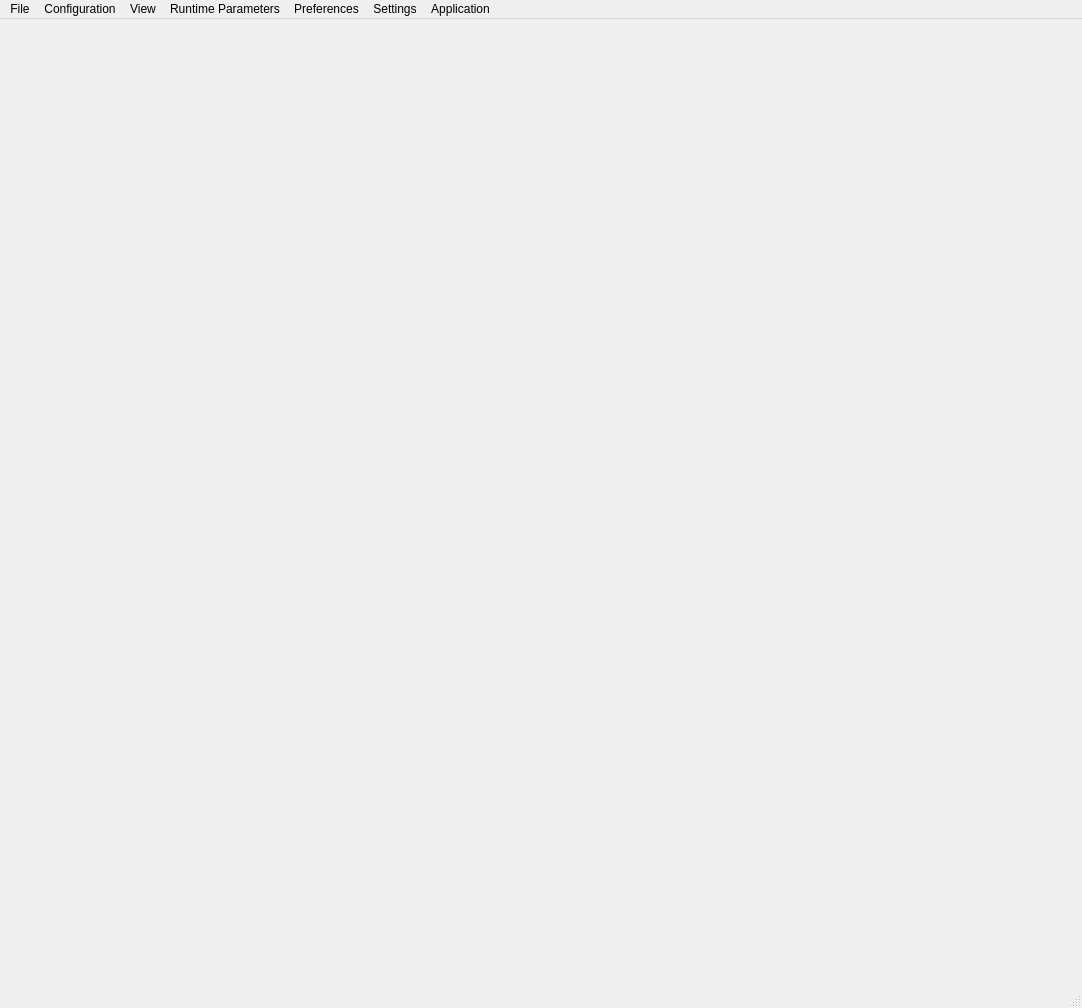
<?xml version="1.0" encoding="UTF-8"?>
<ui version="4.0">
 <class>MainWindow</class>
 <widget class="QMainWindow" name="MainWindow">
  <property name="geometry">
   <rect>
    <x>0</x>
    <y>0</y>
    <width>1082</width>
    <height>1008</height>
   </rect>
  </property>
  <property name="minimumSize">
   <size>
    <width>300</width>
    <height>200</height>
   </size>
  </property>
  <property name="windowTitle">
   <string>MainWindow</string>
  </property>
  <widget class="QWidget" name="centralwidget">
   <layout class="QGridLayout" name="gridLayout"/>
  </widget>
  <widget class="QMenuBar" name="menubar">
   <property name="geometry">
    <rect>
     <x>0</x>
     <y>0</y>
     <width>1082</width>
     <height>21</height>
    </rect>
   </property>
   <widget class="QMenu" name="menuFile">
    <property name="title">
     <string>File</string>
    </property>
    <addaction name="actionOpen"/>
    <addaction name="actionSave"/>
    <addaction name="actionSave_as"/>
   </widget>
   <widget class="QMenu" name="menuConfiguration">
    <property name="title">
     <string>Configuration</string>
    </property>
    <widget class="QMenu" name="menuOther_Components">
     <property name="title">
      <string>Other Components</string>
     </property>
     <addaction name="action"/>
    </widget>
    <widget class="QMenu" name="menuAudio_Nodes">
     <property name="title">
      <string>Audio Nodes</string>
     </property>
     <widget class="QMenu" name="menuStatus_audionode">
      <property name="title">
       <string>Status</string>
      </property>
     </widget>
     <widget class="QMenu" name="menuProperties_audionode">
      <property name="title">
       <string>Properties</string>
      </property>
     </widget>
     <widget class="QMenu" name="menuAvailable_audionodes">
      <property name="title">
       <string>Available Components</string>
      </property>
     </widget>
     <widget class="QMenu" name="menuCommands_audionode">
      <property name="title">
       <string>Commands</string>
      </property>
     </widget>
     <widget class="QMenu" name="menuConditions_audionode">
      <property name="title">
       <string>Conditions</string>
      </property>
     </widget>
     <addaction name="menuAvailable_audionodes"/>
     <addaction name="menuStatus_audionode"/>
     <addaction name="separator"/>
     <addaction name="menuProperties_audionode"/>
     <addaction name="menuCommands_audionode"/>
     <addaction name="menuConditions_audionode"/>
     <addaction name="separator"/>
     <addaction name="actionInformation_audionode"/>
    </widget>
    <widget class="QMenu" name="menuAudio_Technologies">
     <property name="title">
      <string>Audio Technologies</string>
     </property>
     <widget class="QMenu" name="menuAvailable_audiotechnologies">
      <property name="title">
       <string>Available Components</string>
      </property>
     </widget>
     <widget class="QMenu" name="menuStatus_audiotechnology">
      <property name="title">
       <string>Status</string>
      </property>
     </widget>
     <widget class="QMenu" name="menuProperties_audiotechnology">
      <property name="title">
       <string>Properties</string>
      </property>
     </widget>
     <widget class="QMenu" name="menuCommands_audiotechnology">
      <property name="title">
       <string>Commands</string>
      </property>
     </widget>
     <widget class="QMenu" name="menuConditions_audiotechnology">
      <property name="title">
       <string>Conditions</string>
      </property>
     </widget>
     <addaction name="menuAvailable_audiotechnologies"/>
     <addaction name="menuStatus_audiotechnology"/>
     <addaction name="separator"/>
     <addaction name="menuProperties_audiotechnology"/>
     <addaction name="menuCommands_audiotechnology"/>
     <addaction name="menuConditions_audiotechnology"/>
     <addaction name="separator"/>
     <addaction name="actionInformation_audiotechnology"/>
    </widget>
    <widget class="QMenu" name="menuAudio_Devices">
     <property name="title">
      <string>Audio Devices</string>
     </property>
     <widget class="QMenu" name="menuStatus_audiodevice">
      <property name="title">
       <string>Status</string>
      </property>
     </widget>
     <widget class="QMenu" name="menuAvailable_audiodevices">
      <property name="title">
       <string>Available Components</string>
      </property>
     </widget>
     <widget class="QMenu" name="menuProperties_audiodevice">
      <property name="title">
       <string>Properties</string>
      </property>
     </widget>
     <widget class="QMenu" name="menuCommands_audiodevice">
      <property name="title">
       <string>Commands</string>
      </property>
     </widget>
     <widget class="QMenu" name="menuConditions_audiodevice">
      <property name="title">
       <string>Conditions</string>
      </property>
     </widget>
     <addaction name="menuAvailable_audiodevices"/>
     <addaction name="menuStatus_audiodevice"/>
     <addaction name="separator"/>
     <addaction name="menuProperties_audiodevice"/>
     <addaction name="menuCommands_audiodevice"/>
     <addaction name="menuConditions_audiodevice"/>
     <addaction name="separator"/>
     <addaction name="actionInformation_audiodevice"/>
    </widget>
    <widget class="QMenu" name="menuExternal_Controller_Technologies">
     <property name="title">
      <string>External Controller Technologies</string>
     </property>
     <widget class="QMenu" name="menuAvailable_excontrollertechnologies">
      <property name="title">
       <string>Available Components</string>
      </property>
     </widget>
     <widget class="QMenu" name="menuStatus_excontrollertechnology">
      <property name="title">
       <string>Status</string>
      </property>
     </widget>
     <widget class="QMenu" name="menuProperties_excontrollertechnology">
      <property name="title">
       <string>Properties</string>
      </property>
     </widget>
     <widget class="QMenu" name="menuCommands_excontrollertechnology">
      <property name="title">
       <string>Commands</string>
      </property>
     </widget>
     <widget class="QMenu" name="menuConditions_excontrollertechnology">
      <property name="title">
       <string>Conditions</string>
      </property>
     </widget>
     <addaction name="menuAvailable_excontrollertechnologies"/>
     <addaction name="menuStatus_excontrollertechnology"/>
     <addaction name="separator"/>
     <addaction name="menuProperties_excontrollertechnology"/>
     <addaction name="menuCommands_excontrollertechnology"/>
     <addaction name="menuConditions_excontrollertechnology"/>
     <addaction name="separator"/>
     <addaction name="actionInformation_exconttechnology"/>
    </widget>
    <widget class="QMenu" name="menuExternal_Controller_Devices">
     <property name="title">
      <string>External Controller Devices</string>
     </property>
     <widget class="QMenu" name="menuAvailable_excontrollerdevices">
      <property name="title">
       <string>Available Components</string>
      </property>
     </widget>
     <widget class="QMenu" name="menuStatus_excontrollerdevice">
      <property name="title">
       <string>Status</string>
      </property>
     </widget>
     <widget class="QMenu" name="menuProperties_excontrollerdevice">
      <property name="title">
       <string>Properties</string>
      </property>
     </widget>
     <widget class="QMenu" name="menuCommands_excontrollerdevice">
      <property name="title">
       <string>Commands</string>
      </property>
     </widget>
     <widget class="QMenu" name="menuConditions_excontrollerdevice">
      <property name="title">
       <string>Conditions</string>
      </property>
     </widget>
     <addaction name="menuAvailable_excontrollerdevices"/>
     <addaction name="menuStatus_excontrollerdevice"/>
     <addaction name="separator"/>
     <addaction name="menuProperties_excontrollerdevice"/>
     <addaction name="menuCommands_excontrollerdevice"/>
     <addaction name="menuConditions_excontrollerdevice"/>
     <addaction name="separator"/>
     <addaction name="actionInformation_excontdevice"/>
    </widget>
    <addaction name="menuAudio_Technologies"/>
    <addaction name="menuAudio_Devices"/>
    <addaction name="separator"/>
    <addaction name="menuExternal_Controller_Technologies"/>
    <addaction name="menuExternal_Controller_Devices"/>
    <addaction name="separator"/>
    <addaction name="menuAudio_Nodes"/>
    <addaction name="separator"/>
    <addaction name="menuOther_Components"/>
   </widget>
   <widget class="QMenu" name="menuView">
    <property name="title">
     <string>View</string>
    </property>
    <addaction name="action_viewMessages"/>
    <addaction name="action_viewSequencer"/>
    <addaction name="action_viewRealtime_props"/>
    <addaction name="action_viewRealtime_plots"/>
    <addaction name="action_viewParameters"/>
   </widget>
   <widget class="QMenu" name="menuRuntime_Parameters">
    <property name="title">
     <string>Runtime Parameters</string>
    </property>
    <widget class="QMenu" name="menuTimeout_Period_Realtime_Properties_props_ms">
     <property name="title">
      <string>Timeout Period Realtime Properties - properties [ms]</string>
     </property>
    </widget>
    <widget class="QMenu" name="menuTimeout_Period_Realtime_Properties_plots_ms">
     <property name="title">
      <string>Timeout Period Realtime properties - plots [ms]</string>
     </property>
    </widget>
    <widget class="QMenu" name="menuTimeout_Application_Update_ms">
     <property name="title">
      <string>Timeout Application Update [ms]</string>
     </property>
    </widget>
    <addaction name="actionTimeout_Period_Sequencer_ms"/>
    <addaction name="menuTimeout_Period_Realtime_Properties_props_ms"/>
    <addaction name="menuTimeout_Period_Realtime_Properties_plots_ms"/>
    <addaction name="menuTimeout_Application_Update_ms"/>
   </widget>
   <widget class="QMenu" name="menuPreferences">
    <property name="title">
     <string>Preferences</string>
    </property>
    <addaction name="actionSkip_State_Selected"/>
    <addaction name="actionConfig_File_Dotfuscation"/>
   </widget>
   <widget class="QMenu" name="menuSettings">
    <property name="title">
     <string>Settings</string>
    </property>
    <widget class="QMenu" name="menuConfiguration_Lines">
     <property name="title">
      <string>Configuration Lines</string>
     </property>
    </widget>
    <addaction name="menuConfiguration_Lines"/>
   </widget>
   <widget class="QMenu" name="menuApplication">
    <property name="title">
     <string>Application</string>
    </property>
   </widget>
   <addaction name="menuFile"/>
   <addaction name="menuConfiguration"/>
   <addaction name="menuView"/>
   <addaction name="menuRuntime_Parameters"/>
   <addaction name="menuPreferences"/>
   <addaction name="menuSettings"/>
   <addaction name="menuApplication"/>
  </widget>
  <widget class="QStatusBar" name="statusbar"/>
  <action name="actionOpen">
   <property name="text">
    <string>Open</string>
   </property>
  </action>
  <action name="actionSave">
   <property name="text">
    <string>Save</string>
   </property>
  </action>
  <action name="actionSave_as">
   <property name="text">
    <string>Save as</string>
   </property>
  </action>
  <action name="action_3">
   <property name="text">
    <string/>
   </property>
  </action>
  <action name="action_4">
   <property name="text">
    <string/>
   </property>
  </action>
  <action name="action_5">
   <property name="text">
    <string/>
   </property>
  </action>
  <action name="action_6">
   <property name="text">
    <string/>
   </property>
  </action>
  <action name="action_7">
   <property name="text">
    <string/>
   </property>
  </action>
  <action name="action_8">
   <property name="text">
    <string/>
   </property>
  </action>
  <action name="action_9">
   <property name="text">
    <string/>
   </property>
  </action>
  <action name="action_10">
   <property name="text">
    <string/>
   </property>
  </action>
  <action name="action_11">
   <property name="text">
    <string/>
   </property>
  </action>
  <action name="action">
   <property name="text">
    <string/>
   </property>
  </action>
  <action name="action_2">
   <property name="text">
    <string/>
   </property>
  </action>
  <action name="action_12">
   <property name="text">
    <string/>
   </property>
  </action>
  <action name="action_13">
   <property name="text">
    <string/>
   </property>
  </action>
  <action name="action_14">
   <property name="text">
    <string/>
   </property>
  </action>
  <action name="action_15">
   <property name="text">
    <string/>
   </property>
  </action>
  <action name="action_16">
   <property name="text">
    <string/>
   </property>
  </action>
  <action name="action_17">
   <property name="text">
    <string/>
   </property>
  </action>
  <action name="action_18">
   <property name="text">
    <string/>
   </property>
  </action>
  <action name="action_19">
   <property name="text">
    <string/>
   </property>
  </action>
  <action name="action_20">
   <property name="text">
    <string/>
   </property>
  </action>
  <action name="action_22">
   <property name="text">
    <string/>
   </property>
  </action>
  <action name="action_23">
   <property name="text">
    <string/>
   </property>
  </action>
  <action name="action_24">
   <property name="text">
    <string/>
   </property>
  </action>
  <action name="action_viewMessages">
   <property name="checkable">
    <bool>true</bool>
   </property>
   <property name="text">
    <string>Messages</string>
   </property>
  </action>
  <action name="action_viewSequencer">
   <property name="checkable">
    <bool>true</bool>
   </property>
   <property name="text">
    <string>Sequencer</string>
   </property>
  </action>
  <action name="action_viewRealtime_props">
   <property name="checkable">
    <bool>true</bool>
   </property>
   <property name="text">
    <string>RT Viewer Properties</string>
   </property>
  </action>
  <action name="action_viewParameters">
   <property name="checkable">
    <bool>true</bool>
   </property>
   <property name="text">
    <string>Parameters</string>
   </property>
  </action>
  <action name="actionTimeout_Period_Sequencer_ms">
   <property name="text">
    <string>Timeout Period Sequencer [ms]</string>
   </property>
  </action>
  <action name="action_26">
   <property name="text">
    <string/>
   </property>
  </action>
  <action name="action_27">
   <property name="text">
    <string/>
   </property>
  </action>
  <action name="action_29">
   <property name="text">
    <string/>
   </property>
  </action>
  <action name="action_30">
   <property name="text">
    <string/>
   </property>
  </action>
  <action name="action_31">
   <property name="text">
    <string/>
   </property>
  </action>
  <action name="action_33">
   <property name="text">
    <string/>
   </property>
  </action>
  <action name="action_34">
   <property name="text">
    <string/>
   </property>
  </action>
  <action name="action_35">
   <property name="text">
    <string/>
   </property>
  </action>
  <action name="action_36">
   <property name="text">
    <string/>
   </property>
  </action>
  <action name="action_37">
   <property name="text">
    <string/>
   </property>
  </action>
  <action name="action_39">
   <property name="text">
    <string/>
   </property>
  </action>
  <action name="action_40">
   <property name="text">
    <string/>
   </property>
  </action>
  <action name="action_41">
   <property name="text">
    <string/>
   </property>
  </action>
  <action name="action_42">
   <property name="text">
    <string/>
   </property>
  </action>
  <action name="action_43">
   <property name="text">
    <string/>
   </property>
  </action>
  <action name="action_25">
   <property name="text">
    <string/>
   </property>
  </action>
  <action name="action_32">
   <property name="text">
    <string/>
   </property>
  </action>
  <action name="action_38">
   <property name="text">
    <string/>
   </property>
  </action>
  <action name="action_44">
   <property name="text">
    <string/>
   </property>
  </action>
  <action name="action_45">
   <property name="text">
    <string/>
   </property>
  </action>
  <action name="action_46">
   <property name="text">
    <string/>
   </property>
  </action>
  <action name="action_48">
   <property name="text">
    <string/>
   </property>
  </action>
  <action name="action_49">
   <property name="text">
    <string/>
   </property>
  </action>
  <action name="action_50">
   <property name="text">
    <string/>
   </property>
  </action>
  <action name="action_51">
   <property name="text">
    <string/>
   </property>
  </action>
  <action name="action_52">
   <property name="text">
    <string/>
   </property>
  </action>
  <action name="action_21">
   <property name="text">
    <string/>
   </property>
  </action>
  <action name="actionInformation_audiotechnology">
   <property name="text">
    <string>Information</string>
   </property>
  </action>
  <action name="actionInformation_audiodevice">
   <property name="text">
    <string>Information</string>
   </property>
  </action>
  <action name="actionInformation_exconttechnology">
   <property name="text">
    <string>Information</string>
   </property>
  </action>
  <action name="actionInformation_excontdevice">
   <property name="text">
    <string>Information</string>
   </property>
  </action>
  <action name="actionInformation_audionode">
   <property name="text">
    <string>Information</string>
   </property>
  </action>
  <action name="action_28">
   <property name="text">
    <string/>
   </property>
  </action>
  <action name="action_viewRealtime_plots">
   <property name="checkable">
    <bool>true</bool>
   </property>
   <property name="text">
    <string>RT Viewer Plots</string>
   </property>
  </action>
  <action name="actionSkip_State_Selected">
   <property name="checkable">
    <bool>true</bool>
   </property>
   <property name="text">
    <string>Skip State Selected</string>
   </property>
  </action>
  <action name="action_47">
   <property name="text">
    <string/>
   </property>
  </action>
  <action name="actionConfig_File_Dotfuscation">
   <property name="checkable">
    <bool>true</bool>
   </property>
   <property name="text">
    <string>Config File Dotfuscation</string>
   </property>
  </action>
  <action name="action_53">
   <property name="text">
    <string/>
   </property>
  </action>
 </widget>
 <resources>
  <include location="jvx-qt-host.qrc"/>
 </resources>
 <connections>
  <connection>
   <sender>actionSave</sender>
   <signal>triggered()</signal>
   <receiver>MainWindow</receiver>
   <slot>saveConfigFile()</slot>
   <hints>
    <hint type="sourcelabel">
     <x>-1</x>
     <y>-1</y>
    </hint>
    <hint type="destinationlabel">
     <x>540</x>
     <y>503</y>
    </hint>
   </hints>
  </connection>
  <connection>
   <sender>action_viewMessages</sender>
   <signal>triggered()</signal>
   <receiver>MainWindow</receiver>
   <slot>triggered_viewMessages()</slot>
   <hints>
    <hint type="sourcelabel">
     <x>-1</x>
     <y>-1</y>
    </hint>
    <hint type="destinationlabel">
     <x>540</x>
     <y>503</y>
    </hint>
   </hints>
  </connection>
  <connection>
   <sender>action_viewParameters</sender>
   <signal>triggered()</signal>
   <receiver>MainWindow</receiver>
   <slot>triggered_viewParameters()</slot>
   <hints>
    <hint type="sourcelabel">
     <x>-1</x>
     <y>-1</y>
    </hint>
    <hint type="destinationlabel">
     <x>540</x>
     <y>503</y>
    </hint>
   </hints>
  </connection>
  <connection>
   <sender>action_viewRealtime_props</sender>
   <signal>triggered()</signal>
   <receiver>MainWindow</receiver>
   <slot>triggered_viewRealtime_props()</slot>
   <hints>
    <hint type="sourcelabel">
     <x>-1</x>
     <y>-1</y>
    </hint>
    <hint type="destinationlabel">
     <x>540</x>
     <y>503</y>
    </hint>
   </hints>
  </connection>
  <connection>
   <sender>action_viewSequencer</sender>
   <signal>triggered()</signal>
   <receiver>MainWindow</receiver>
   <slot>triggered_viewSequencer()</slot>
   <hints>
    <hint type="sourcelabel">
     <x>-1</x>
     <y>-1</y>
    </hint>
    <hint type="destinationlabel">
     <x>540</x>
     <y>503</y>
    </hint>
   </hints>
  </connection>
  <connection>
   <sender>action_viewRealtime_plots</sender>
   <signal>triggered()</signal>
   <receiver>MainWindow</receiver>
   <slot>triggered_viewRealtime_plots()</slot>
   <hints>
    <hint type="sourcelabel">
     <x>-1</x>
     <y>-1</y>
    </hint>
    <hint type="destinationlabel">
     <x>540</x>
     <y>503</y>
    </hint>
   </hints>
  </connection>
  <connection>
   <sender>actionSkip_State_Selected</sender>
   <signal>triggered()</signal>
   <receiver>MainWindow</receiver>
   <slot>triggered_skipStateSelected()</slot>
   <hints>
    <hint type="sourcelabel">
     <x>-1</x>
     <y>-1</y>
    </hint>
    <hint type="destinationlabel">
     <x>540</x>
     <y>503</y>
    </hint>
   </hints>
  </connection>
  <connection>
   <sender>actionConfig_File_Dotfuscation</sender>
   <signal>triggered()</signal>
   <receiver>MainWindow</receiver>
   <slot>triggered_toggleCryptConfig()</slot>
   <hints>
    <hint type="sourcelabel">
     <x>-1</x>
     <y>-1</y>
    </hint>
    <hint type="destinationlabel">
     <x>540</x>
     <y>503</y>
    </hint>
   </hints>
  </connection>
 </connections>
 <slots>
  <slot>saveConfigFile()</slot>
  <slot>triggered_viewMessages()</slot>
  <slot>triggered_viewParameters()</slot>
  <slot>triggered_viewSequencer()</slot>
  <slot>triggered_viewRealtime_props()</slot>
  <slot>openSequenceEditor()</slot>
  <slot>triggered_viewRealtime_plots()</slot>
  <slot>triggered_skipStateSelected()</slot>
  <slot>triggered_toggleCryptConfig()</slot>
 </slots>
</ui>
